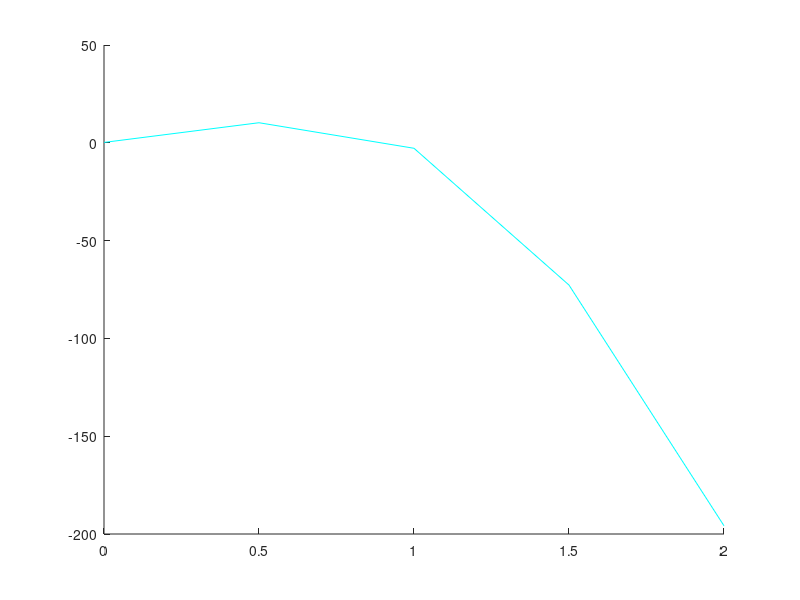

This chart was generated by the following MATLAB code: (Note: this script raises an error after producing the figure.)
figure; hold on
colorstring = 'cbgrymk';

for j = 1:7
    n = 2^j;
    x = 0:1/n:2;
    f = polyval([25 -120 90 2 0.2], x);
    plot(x, f, 'Color', colorstring(j))
    
    approx(j) = compute_integ(x, f, 'trapedoidal');
end
disp('Using Trapezoidal Rule')
disp(' n       Approximation')
for j = 1:7
    disp(['n = ', num2str(2^j, '%d'), '    ', num2str(approx(j), '%1.10f')])
end